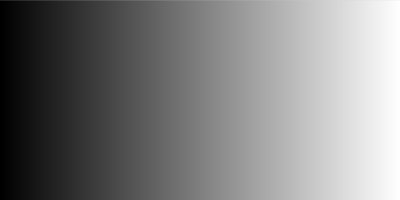
Frame 1 (no input)
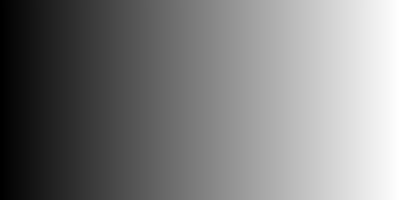
Frame 60 (the mouse pressed at the canvas centre just before this capture)
Frame 120 (the mouse held since frame 60 and released just before this capture): identical to frame 60, image omitted

The Processing sketch that drew these frames (run headless with seeded random() and noise(); from frame 60 on, the mouse is pressed at the canvas centre):

// Processing sketch: ej11h_for_circles
// ── ej11h_for_circles.pde

//Estructuras repetitivas: CICLO FOR

int tamAncho;

void setup(){
  size( 400, 200 );
  
  tamAncho = width / 10;

}

void draw(){
  
  for( int i = 0 ; i < 400 ; i++ ){
    //calculos
    float m = map( i, 0, 399, 0, 255 );
    stroke( m );
    line( i, 0, i, height );
  }

}
